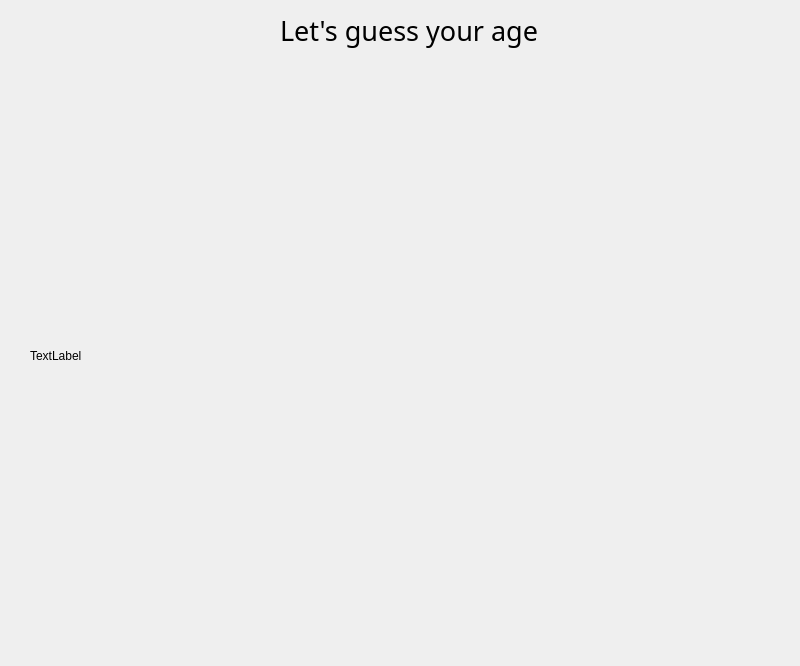
<?xml version="1.0" encoding="UTF-8"?>
<ui version="4.0">
 <class>MainWindow</class>
 <widget class="QMainWindow" name="MainWindow">
  <property name="geometry">
   <rect>
    <x>0</x>
    <y>0</y>
    <width>800</width>
    <height>666</height>
   </rect>
  </property>
  <property name="windowTitle">
   <string>MainWindow</string>
  </property>
  <widget class="QWidget" name="centralwidget">
   <widget class="QLabel" name="label">
    <property name="geometry">
     <rect>
      <x>30</x>
      <y>80</y>
      <width>741</width>
      <height>551</height>
     </rect>
    </property>
    <property name="text">
     <string>TextLabel</string>
    </property>
   </widget>
   <widget class="QLabel" name="label_2">
    <property name="geometry">
     <rect>
      <x>280</x>
      <y>0</y>
      <width>261</width>
      <height>61</height>
     </rect>
    </property>
    <property name="font">
     <font>
      <family>Sitka Banner</family>
      <pointsize>20</pointsize>
     </font>
    </property>
    <property name="text">
     <string>Let's guess your age</string>
    </property>
   </widget>
  </widget>
 </widget>
 <resources/>
 <connections/>
</ui>
